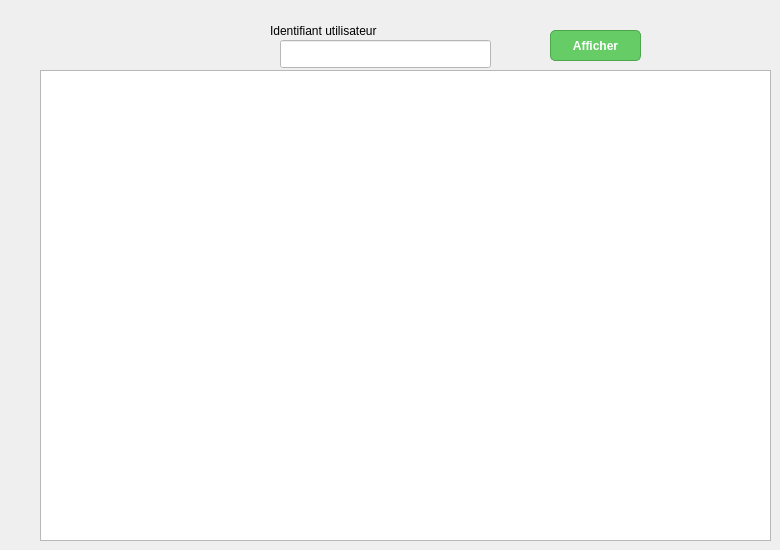
           <widget class="QWidget" name="tab_8">
            <attribute name="title">
             <string>Historique</string>
            </attribute>
            <widget class="QLabel" name="label_37">
             <property name="geometry">
              <rect>
               <x>270</x>
               <y>10</y>
               <width>241</width>
               <height>41</height>
              </rect>
             </property>
             <property name="styleSheet">
              <string notr="true">color: rgb(0, 0, 0);
font: 12pt &quot;Segoe Script&quot;;
background-color: transparent;
</string>
             </property>
             <property name="text">
              <string>Identifiant utilisateur</string>
             </property>
            </widget>
            <widget class="QPushButton" name="pushButton_recherche_logs">
             <property name="geometry">
              <rect>
               <x>550</x>
               <y>30</y>
               <width>91</width>
               <height>31</height>
              </rect>
             </property>
             <property name="styleSheet">
              <string notr="true">QPushButton {
    background-color: #66cc66;  /* Vibrant green background */
    color: white;               /* White text */
    border: 1px solid #4ca64c;  /* Darker green border */
    padding: 8px 15px;
    border-radius: 5px;
    font-weight: bold;
}

QPushButton:hover {
    background-color: #5cb85c;  /* Slightly darker green when hovered */
}

QPushButton:pressed {
    background-color: #4ca64c;  /* Even darker green when pressed */
}
</string>
             </property>
             <property name="text">
              <string>Afficher</string>
             </property>
            </widget>
            <widget class="QTextBrowser" name="textBrowser">
             <property name="geometry">
              <rect>
               <x>40</x>
               <y>70</y>
               <width>731</width>
               <height>471</height>
              </rect>
             </property>
            </widget>
            <widget class="QLineEdit" name="lineEdit_id_user_logs">
             <property name="geometry">
              <rect>
               <x>280</x>
               <y>40</y>
               <width>211</width>
               <height>28</height>
              </rect>
             </property>
             <property name="styleSheet">
              <string notr="true">background-color: rgb(255, 255, 255);</string>
             </property>
            </widget>
           </widget>
